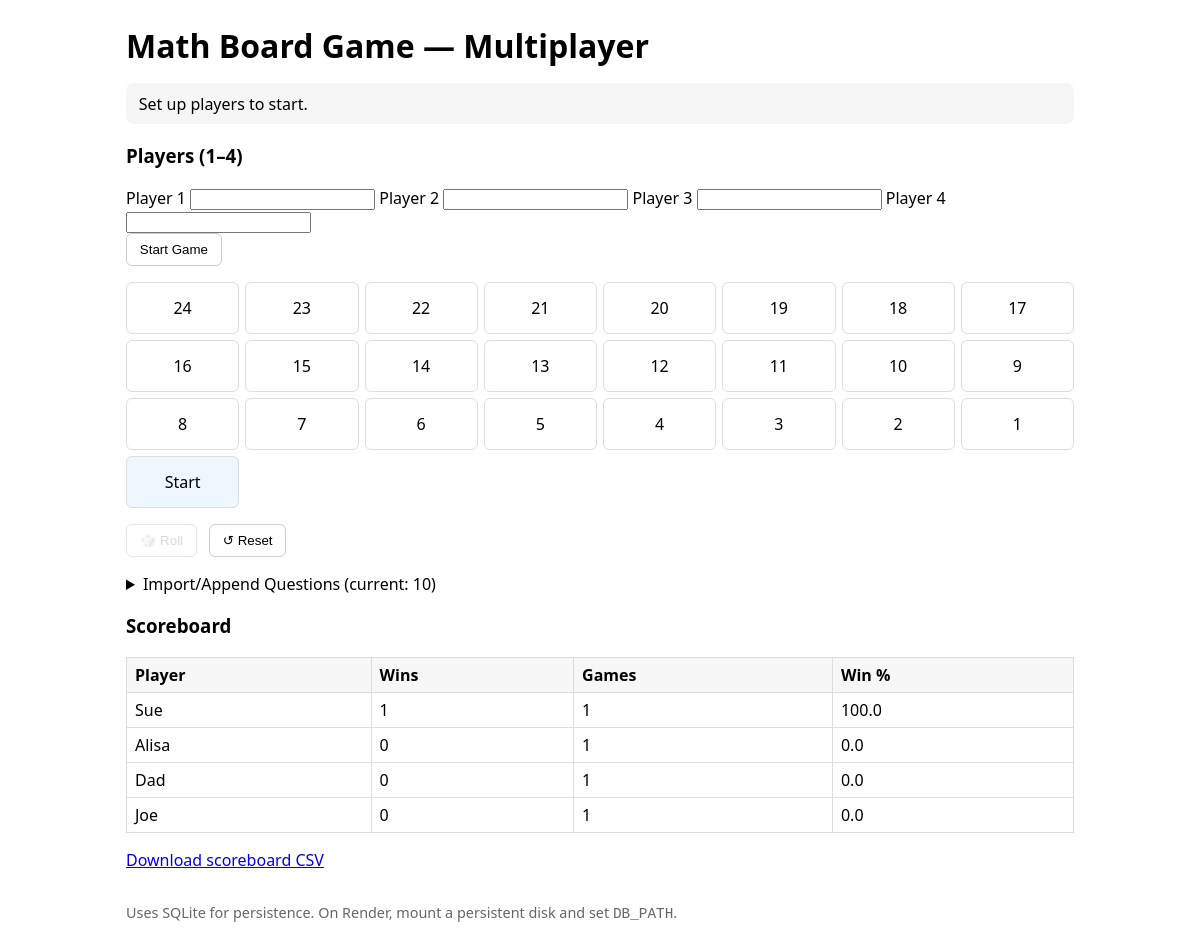
The page / on the database its author committed.
### tables this page shows
CREATE TABLE players (
                id INTEGER PRIMARY KEY AUTOINCREMENT,
                name TEXT UNIQUE,
                wins INTEGER NOT NULL DEFAULT 0,
                games_played INTEGER NOT NULL DEFAULT 0,
                created_at TEXT NOT NULL,
                updated_at TEXT NOT NULL
            );

### app.py (the view)
@app.route("/", methods=["GET"])
def index():
    if "players" not in session:
        new_game()
    state = {
        "players": session["players"],
        "turn": session["turn"],
        "awaiting_answer": session["awaiting_answer"],
        "current_question": session.get("current_question"),
        "last_roll": session.get("last_roll"),
        "message": session.get("message", ""),
        "board_size": BOARD_SIZE,
        "questions_count": len(session.get("questions", [])),
        "scoreboard": top_scoreboard(),
    }
    winner = None
    for p in session["players"]:
        if p["pos"] >= BOARD_SIZE:
            winner = p["name"]
            break
    state["winner"] = winner
    return render_template("index.html", **state)

### app.py (called while the page is built)
def get_conn():
    os.makedirs(os.path.dirname(DB_PATH), exist_ok=True)
    conn = sqlite3.connect(DB_PATH)
    conn.row_factory = sqlite3.Row
    return conn

def top_scoreboard(limit=50):
    with get_conn() as conn:
        cur = conn.execute("""
            SELECT name, wins, games_played,
                   CASE WHEN games_played > 0 THEN ROUND(100.0 * wins / games_played, 1) ELSE 0 END AS win_rate
            FROM players
            ORDER BY wins DESC, name ASC
            LIMIT ?
        """, (limit,))
        return cur.fetchall()

def new_game():
    session.clear()
    session["players"] = []
    session["turn"] = 0
    session["awaiting_answer"] = False
    session["current_question"] = None
    session["last_roll"] = None
    session["message"] = "Set up players to start."
    session["questions"] = list(DEFAULT_QUESTIONS)

### templates/index.html (shortened to what this page needs)
<!doctype html>
<html lang="en">
  <head>
    <link rel="stylesheet" href="{{ url_for('static', filename='style.css') }}">
  </head>
  <body>
    <div class="container">
      <h1>Math Board Game — Multiplayer</h1>
      <p class="msg">{{ message }}</p>
      <div class="setup">
        {% if players|length == 0 %}
          <form action="{{ url_for('setup') }}" method="post">
            <h3>Players (1–4)</h3>
            <div class="grid2">
              <label>Player 1 <input name="name1" required></label>
              <label>Player 2 <input name="name2"></label>
              <label>Player 3 <input name="name3"></label>
              <label>Player 4 <input name="name4"></label>
            </div>
            <button type="submit">Start Game</button>
          </form>
        {% endif %}
      </div>
      <div class="board">
        {% for i in range(board_size, 0, -1) %}
          <div class="cell">
            {{ i }}
          </div>
        {% endfor %}
        <div class="cell start">
          Start
        </div>
      </div>
      <div class="controls">
        <form action="{{ url_for('roll') }}" method="post" class="inline">
          <button type="submit" {% if players|length == 0 or awaiting_answer or winner %}disabled{% endif %}>🎲 Roll</button>
        </form>
        <form action="{{ url_for('reset') }}" method="post" class="inline">
          <button type="submit">↺ Reset</button>
        </form>
      </div>
      <details class="import">
        <summary>Import/Append Questions (current: {{ questions_count }})</summary>
      </details>
      <h3>Scoreboard</h3>
      <table class="scoreboard">
        <thead><tr><th>Player</th><th>Wins</th><th>Games</th><th>Win %</th></tr></thead>
        <tbody>
          {% for r in scoreboard %}
            <tr><td>{{ r.name }}</td><td>{{ r.wins }}</td><td>{{ r.games_played }}</td><td>{{ r.win_rate }}</td></tr>
          {% endfor %}
        </tbody>
      </table>
      <p><a href="{{ url_for('export_csv') }}">Download scoreboard CSV</a></p>
      <footer>
        <p>Uses SQLite for persistence. On Render, mount a persistent disk and set <code>DB_PATH</code>.</p>
      </footer>
    </div>
  </body>
</html>

### static/style.css (style rules this page uses)
* { box-sizing: border-box; }
body { font-family: system-ui, -apple-system, Segoe UI, Roboto, Helvetica, Arial, sans-serif; margin: 0; padding: 0; }
.container { max-width: 980px; margin: 0 auto; padding: 1rem; }
h1 { margin: 0.5rem 0 1rem; }
.msg { background: #f5f5f5; padding: 0.6rem 0.8rem; border-radius: 8px; }
.board { display: grid; grid-template-columns: repeat(8, 1fr); gap: 6px; margin: 1rem 0; }
.cell { border: 1px solid #ddd; padding: 14px; text-align: center; border-radius: 6px; min-height: 52px; display: flex; align-items: center; justify-content: center; position: relative; background: white; }
.start { background: #eef6ff; }
.inline { display: inline-block; margin-right: 0.5rem; }
button { padding: 0.5rem 0.8rem; border-radius: 6px; border: 1px solid #ccc; background: #fff; cursor: pointer; }
button:disabled { opacity: 0.5; cursor: not-allowed; }
.import { margin-top: 1rem; }
footer { color: #666; font-size: 0.9rem; margin-top: 2rem; }
.scoreboard { width: 100%; border-collapse: collapse; margin-top: 0.5rem; }
.scoreboard th, .scoreboard td { border: 1px solid #ddd; padding: 6px 8px; text-align: left; }
.scoreboard th { background: #f7f7f7; }

### rows shown on the page
players: name "Sue", wins "1", games_played "1", win_rate "100.0"
players: name "Alisa", wins "0", games_played "1", win_rate "0.0"
players: name "Dad", wins "0", games_played "1", win_rate "0.0"
players: name "Joe", wins "0", games_played "1", win_rate "0.0"

### other values the page prints
{{ message }} "Set up players to start."
{{ i }} "24" "23" "22" "21" "20" "19" "18" "17" "16" "15" "14" "13" "12" "11" "10" "9" "8" "7" "6" "5" "4" "3" "2" "1"
{{ questions_count }} "10"
